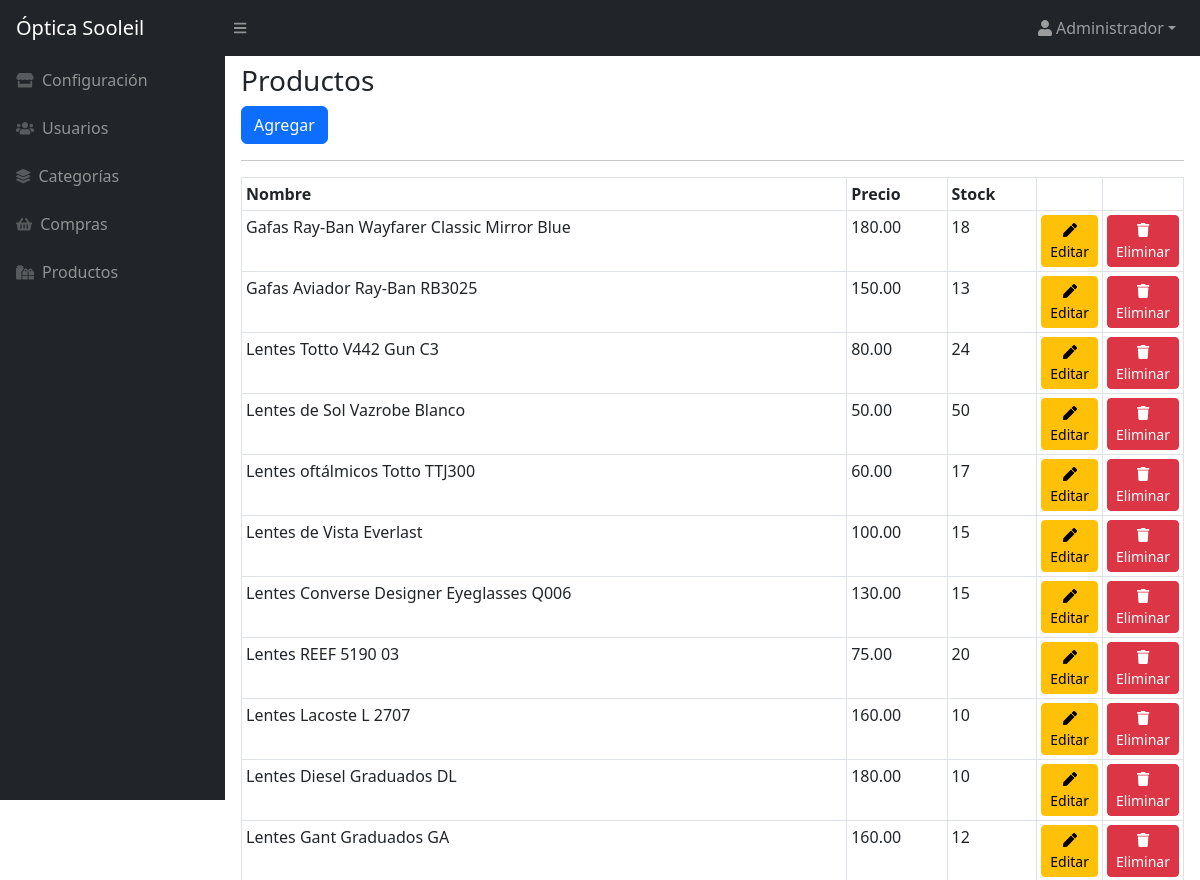
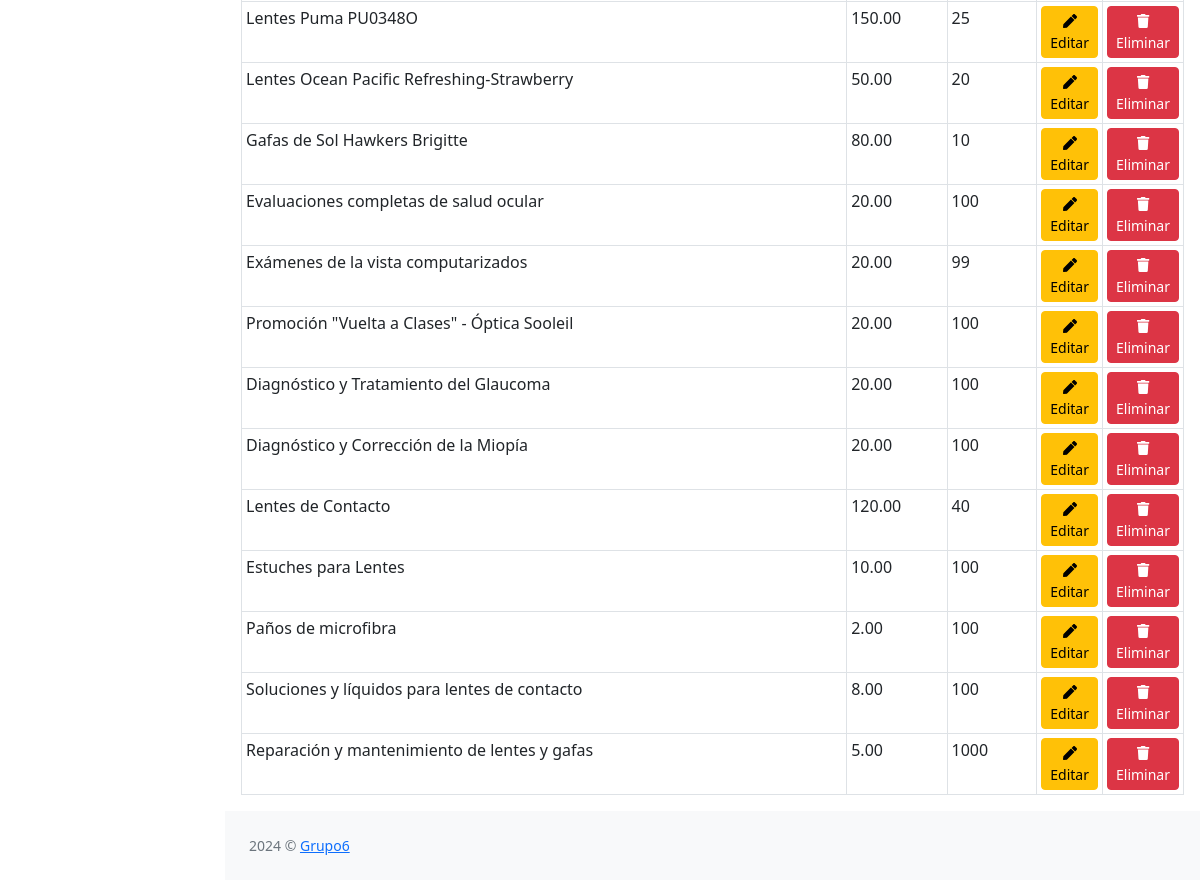
The app's page /admin/productos/index.php (signed in) with its own data (2 pictures, top to bottom).
### tables this page shows
CREATE TABLE `productos` (
  `id` int(11) NOT NULL,
  `slug` varchar(120) NOT NULL,
  `nombre` varchar(200) NOT NULL,
  `descripcion` mediumtext NOT NULL,
  `precio` decimal(10,2) NOT NULL,
  `descuento` tinyint(4) NOT NULL DEFAULT 0,
  `stock` int(11) NOT NULL DEFAULT 0,
  `id_categoria` int(11) NOT NULL,
  `activo` int(11) NOT NULL
);

### admin/productos/index.php (the view, shortened to what this page needs)
<?php
$db = new Database();
$con = $db->conectar();
$sql = "SELECT id, nombre, descripcion, precio, descuento, stock, id_categoria FROM productos WHERE activo = 1";
$resultado = $con->query($sql);
$productos = $resultado->fetchAll(PDO::FETCH_ASSOC);
require '../header.php';
?>
<main>
    <div class="container-fluid px-3">
        <h3 class="mt-2">Productos</h3>
        <a class="btn btn-primary" href="nuevo.php">Agregar</a>
        <hr>
        <table id="datatablesSimple" class="table table-bordered table-sm">
            <thead>
                <tr>
                    <th>Nombre</th>
                    <th>Precio</th>
                    <th>Stock</th>
                    <th data-sortable="false" style="width: 5%"></th>
                    <th data-sortable="false" style="width: 5%"></th>
                </tr>
            </thead>
            <tbody>
                <?php foreach ($productos as $producto) { ?>
                    <tr>
                        <td><?php echo htmlspecialchars($producto['nombre'], ENT_QUOTES); ?></td>
                        <td><?php echo $producto['precio']; ?></td>
                        <td><?php echo $producto['stock']; ?></td>
                        <td>
                            <a href="edita.php?id=<?php echo $producto['id'] ?>" class="btn btn-warning btn-sm">
                                <i class="fas fa-pen"></i> Editar
                            </a>
                        </td>
                        <td>
                            <button type="button" class="btn btn-danger btn-sm" data-bs-toggle="modal" data-bs-target="#eliminaModal" data-bs-id="<?php echo $producto['id']; ?>">
                                <i class="fas fa-trash"></i> Eliminar
                            </button>
                        </td>
                    </tr>
                <?php } ?>
            </tbody>
        </table>
    </div>
</main>
<?php require '../footer.php'; ?>

### records on screen
productos: nombre "Gafas Ray-Ban Wayfarer Classic Mirror Blue", precio "180.00", stock "18"
productos: nombre "Gafas Aviador Ray-Ban RB3025", precio "150.00", stock "13"
productos: nombre "Lentes Totto V442 Gun C3", precio "80.00", stock "24"
productos: nombre "Lentes de Sol Vazrobe Blanco", precio "50.00", stock "50"
productos: nombre "Lentes oftálmicos Totto TTJ300", precio "60.00", stock "17"
productos: nombre "Lentes de Vista Everlast", precio "100.00", stock "15"
productos: nombre "Lentes Converse Designer Eyeglasses Q006", precio "130.00", stock "15"
productos: nombre "Lentes REEF 5190 03", precio "75.00", stock "20"
productos: nombre "Lentes Lacoste L 2707", precio "160.00", stock "10"
productos: nombre "Lentes Diesel Graduados DL", precio "180.00", stock "10"
productos: nombre "Lentes Gant Graduados GA", precio "160.00", stock "12"
productos: nombre "Lentes Puma PU0348O", precio "150.00", stock "25"
productos: nombre "Lentes Ocean Pacific Refreshing-Strawberry", precio "50.00", stock "20"
productos: nombre "Gafas de Sol Hawkers Brigitte", precio "80.00", stock "10"
productos: nombre "Evaluaciones completas de salud ocular", precio "20.00", stock "100"
productos: nombre "Exámenes de la vista computarizados", precio "20.00", stock "99"
productos: nombre "Promoción \"Vuelta a Clases\" - Óptica Sooleil", precio "20.00", stock "100"
productos: nombre "Diagnóstico y Tratamiento del Glaucoma", precio "20.00", stock "100"
productos: nombre "Diagnóstico y Corrección de la Miopía", precio "20.00", stock "100"
productos: nombre "Lentes de Contacto", precio "120.00", stock "40"
productos: nombre "Estuches para Lentes", precio "10.00", stock "100"
productos: nombre "Paños de microfibra", precio "2.00", stock "100"
productos: nombre "Soluciones y líquidos para lentes de contacto", precio "8.00", stock "100"
productos: nombre "Reparación y mantenimiento de lentes y gafas", precio "5.00", stock "1000"

### other values on screen
$_SESSION['user_name'] "Administrador"
